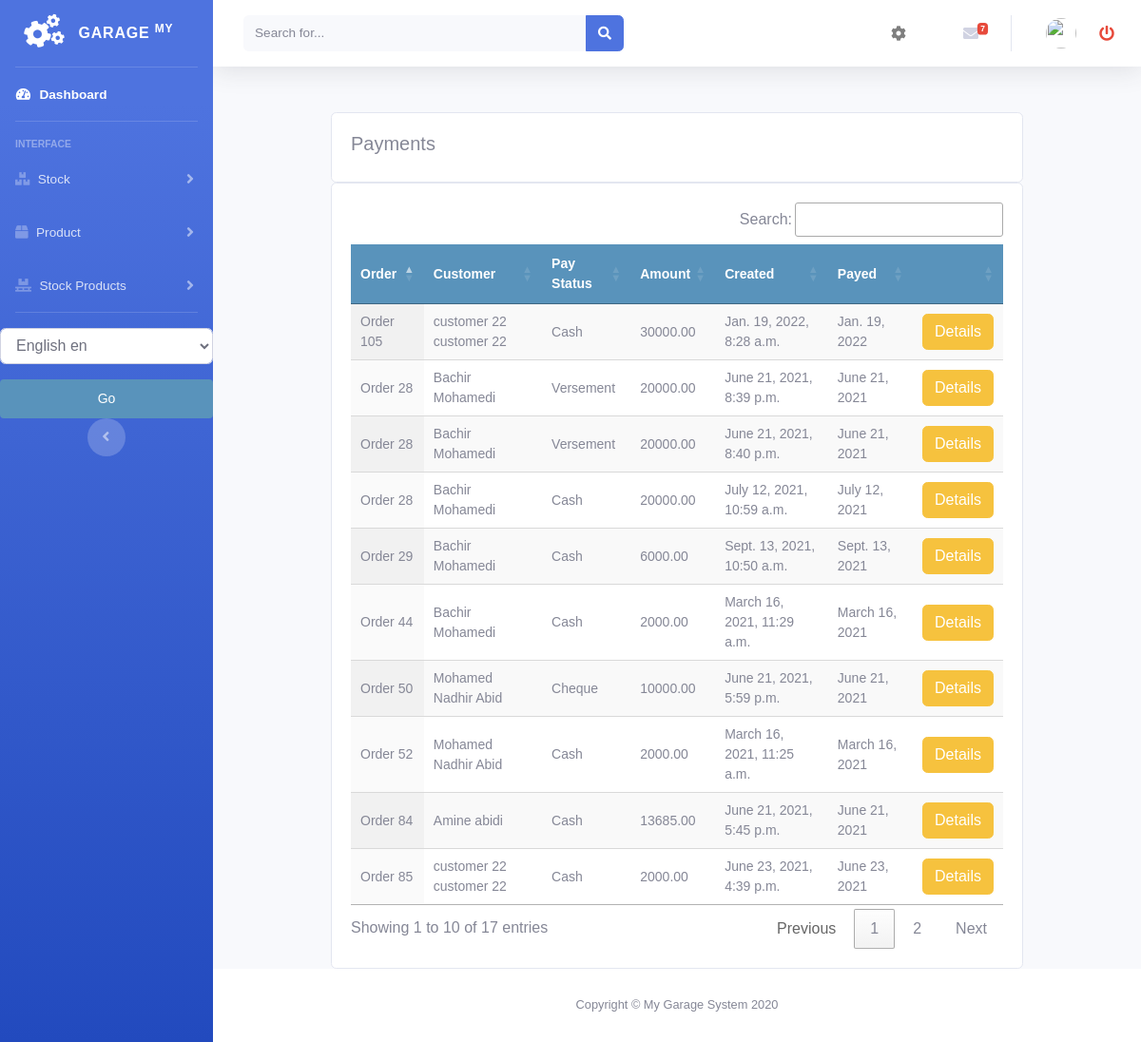
/payments/customer_payment_list, run on the app's committed database.
### payments/models.py (models this page shows)
class SellOrderPayment(models.Model):
    order = models.ForeignKey(Order, on_delete=models.CASCADE, blank=True, null=True)
    customer = models.ForeignKey(Customer, on_delete=models.CASCADE, related_name="payments")
    user = models.IntegerField(default=0)
    amount = models.DecimalField(max_digits=10, decimal_places=2)
    created = models.DateTimeField(auto_now_add=True)
    pay_date = models.DateField(null=True, blank=True)
    pay_type = (
        ('Cash', 'Cash'),
        ('Cheque', 'Cheque'),
        ('Verement', 'Verement'),
    )
    pay_status = models.CharField(max_length=9, choices=pay_type, blank=True, default="Cash")

### sellorder/models.py (models this page shows, shortened)
class Order(models.Model):
    customer = models.ForeignKey(Customer, on_delete=models.DO_NOTHING, related_name="orders")
    vehicle = models.ForeignKey(Vehicle, on_delete=models.DO_NOTHING, null=True, blank=True)
    created = models.DateTimeField(auto_now_add=True)
    updated = models.DateTimeField(auto_now=True)
    debt = models.DecimalField(max_digits=10, decimal_places=2, null=True, blank=True, default=0)
    timbre = models.DecimalField(max_digits=10, decimal_places=2, null=True, blank=True, default=0)
    total_price = models.DecimalField(max_digits=10, decimal_places=2, null=True, blank=True, default=0)
    discount_amount = models.DecimalField(max_digits=10, decimal_places=2, null=True, blank=True, default=0)
    paid = models.BooleanField(default=False)
    order_tva = models.PositiveIntegerField(default=0)
    confirmed = models.BooleanField(default=False)
    factured = models.BooleanField(default=False)
    order_date = models.DateField(null=True, blank=True)
    class Meta:
        ordering = ('-created',)
    def __str__(self):
        return f'Order {self.id}'

### customer/models.py (models this page shows, shortened)
class Customer(models.Model):
    firstname = models.CharField(max_length=250, null=True)
    lastname = models.CharField(max_length=250, null=True)
    address = models.CharField(max_length=200, null=True)
    phone = models.CharField(max_length=200, null=True)
    date_created = models.DateTimeField(auto_now_add=True, null=True)
    date_updated = models.DateTimeField(auto_now=True)
    date_joined = models.DateField(null=True)
    enterprise = models.BooleanField(default=False)
    debt = models.DecimalField(max_digits=10, decimal_places=2, null=True, default=0)
    def __str__(self):
        return self.firstname + " " + self.lastname

### payments/views.py (the view)
# urls.py: path('customer_payment_list', views.customer_payment_list, name='customer_payment_list'),
def customer_payment_list(request):
    customerpayments = SellOrderPayment.objects.all()
    context = {
        "customerpayments": customerpayments
    }
    return render(request, 'payments/customer/payment_list.html', context)

### accounts/templatetags/erpextra.py (called while the page is built)
@register.filter(name='has_group')
def has_group(user, group_name):
    group = Group.objects.get(name=group_name)
    return True if group in user.groups.all() else False

### payments/templates/payments/customer/payment_list.html (shortened to what this page needs)
{% extends 'home.html' %}
{% load static %}
{% load i18n %}
{% block content %}
<br>
<div class="container">
    <div class="row">
        <div class="col-md">
            <div class="card card-body">
                <h5>{% trans "Payments" %}</h5>
            </div>
            <div class="card card-body">
                <table id="table_id" class="display text-center">
                    <thead>
                    <tr>
                        <th>{% trans "Order" %}</th>
                        <th>{% trans "Customer" %}</th>
                        <th>{% trans "Pay Status" %}</th>
                        <th>{% trans "Amount" %}</th>
                        <th>{% trans "Created" %}</th>
                        <th>{% trans "Payed" %}</th>
                        <th></th>
                    </tr>
                    </thead>
                    <tbody>
                    {% for payment in customerpayments %}
                    <tr>
                        <td>
                            {{payment.order}}
                        </td>
                        <td>
                            {{payment.customer}}
                        </td>
                        <td>
                            {{payment.pay_status}}
                        </td>
                        <td>
                            {{payment.amount}}
                        </td>
                        <td>
                            {{payment.created}}
                        </td>
                        <td>
                            {{payment.pay_date}}
                        </td>
                        <td>
                           <a class="btn btn-warning " href="{% url 'sellorder:sellorder_details' payment.order.id %}">{% trans "Details" %}</a>
                        </td>
                    </tr>
                    {% endfor %}
                    </tbody>
                </table>
            </div>
        </div>
    </div>
</div>
{% endblock %}
{% block jsscript %}
<link rel="stylesheet" type="text/css" href="https://cdn.datatables.net/1.10.22/css/jquery.dataTables.css">
<link rel="stylesheet" type="text/css" href="https://cdn.datatables.net/buttons/1.6.5/css/buttons.dataTables.min.css">
{% endblock %}

### static/css/main.css (style rules this page uses)
body { margin:0; padding:0; font-family:helvetica, sans-serif; }
h1, h2, h3, h4, h5 , h6 { font-family: 'Ubuntu', sans-serif; font-weight:normal; }
a { text-decoration:none; color:#5993bb; }
table { width:100%; border-spacing:0; border-collapse: collapse; }
table th, table td { text-align:left; font-size:14px; padding:10px; margin:0; }
tbody tr:nth-child(odd) { background:#efefef; }
thead th, tbody tr.total { background:#5993bb; color:#fff; font-weight:bold; }

### data on the page
SellOrderPayment: order "Order 52", customer "Mohamed Nadhir Abid", pay_status "Cash", amount "2000.00", created "March 16, 2021, 11:25 a.m.", pay_date "March 16, 2021"
SellOrderPayment: order "Order 44", customer "Bachir Mohamedi", pay_status "Cash", amount "2000.00", created "March 16, 2021, 11:29 a.m.", pay_date "March 16, 2021"
SellOrderPayment: order "Order 84", customer "Amine abidi", pay_status "Cash", amount "13685.00", created "June 21, 2021, 5:45 p.m.", pay_date "June 21, 2021"
SellOrderPayment: order "Order 50", customer "Mohamed Nadhir Abid", pay_status "Cheque", amount "10000.00", created "June 21, 2021, 5:59 p.m.", pay_date "June 21, 2021"
SellOrderPayment: order "Order 28", customer "Bachir Mohamedi", pay_status "Versement", amount "20000.00", created "June 21, 2021, 8:39 p.m.", pay_date "June 21, 2021"
SellOrderPayment: order "Order 28", customer "Bachir Mohamedi", pay_status "Versement", amount "20000.00", created "June 21, 2021, 8:40 p.m.", pay_date "June 21, 2021"
SellOrderPayment: order "Order 85", customer "customer 22 customer 22", pay_status "Cash", amount "2000.00", created "June 23, 2021, 4:39 p.m.", pay_date "June 23, 2021"
SellOrderPayment: order "Order 28", customer "Bachir Mohamedi", pay_status "Cash", amount "20000.00", created "July 12, 2021, 10:59 a.m.", pay_date "July 12, 2021"
SellOrderPayment: order "Order 29", customer "Bachir Mohamedi", pay_status "Cash", amount "6000.00", created "Sept. 13, 2021, 10:50 a.m.", pay_date "Sept. 13, 2021"
SellOrderPayment: order "Order 105", customer "customer 22 customer 22", pay_status "Cash", amount "30000.00", created "Jan. 19, 2022, 8:28 a.m.", pay_date "Jan. 19, 2022"
